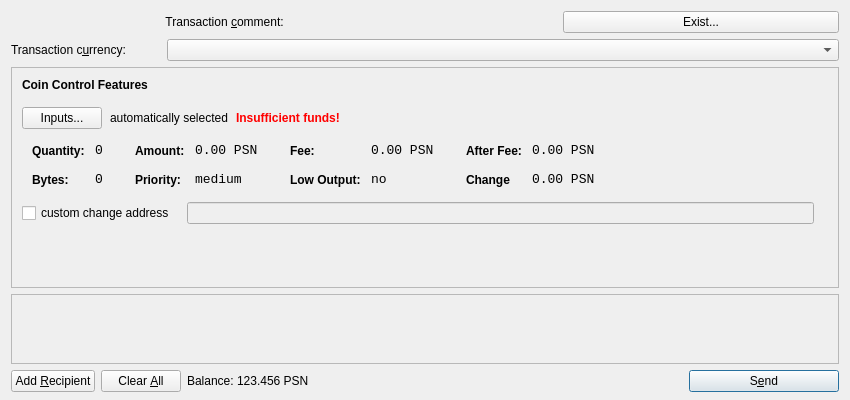
<?xml version="1.0" encoding="UTF-8"?>
<ui version="4.0">
 <class>SendCoinsDialog</class>
 <widget class="QDialog" name="SendCoinsDialog">
  <property name="geometry">
   <rect>
    <x>0</x>
    <y>0</y>
    <width>850</width>
    <height>400</height>
   </rect>
  </property>
  <property name="windowTitle">
   <string>Send Coins</string>
  </property>
  <layout class="QVBoxLayout" name="verticalLayout" stretch="0,0,1,0,0">
   <property name="bottomMargin">
    <number>8</number>
   </property>
   <item>
    <layout class="QHBoxLayout" name="horizontalLayoutTxComment">
     <property name="spacing">
      <number>0</number>
     </property>
     <item>
      <widget class="QLabel" name="labelTxComment">
       <property name="text">
        <string>Transaction &amp;comment: </string>
       </property>
       <property name="alignment">
        <set>Qt::AlignLeading|Qt::AlignLeft|Qt::AlignRight|Qt::AlignTrailing|Qt::AlignVCenter</set>
       </property>
       <property name="buddy">
        <cstring>editTxComment</cstring>
       </property>
      </widget>
     </item>
     <item>
      <widget class="QValidatedLineEdit" name="editTxComment" native="true">
       <property name="enabled">
        <bool>true</bool>
       </property>
       <property name="toolTip">
        <string>Enter a transaction comment (Note: this information is public)</string>
       </property>
      </widget>
     </item>
     <item>
      <widget class="QPushButton" name="pushButtonServices">
       <property name="styleSheet">
        <string notr="true"/>
       </property>
       <property name="text">
        <string>Exist...</string>
       </property>
      </widget>
     </item>
    </layout>
   </item>
   <item>
    <layout class="QHBoxLayout" name="horizontalLayout_3">
     <item>
      <widget class="QLabel" name="label_2">
       <property name="maximumSize">
        <size>
         <width>150</width>
         <height>16777215</height>
        </size>
       </property>
       <property name="text">
        <string>Transaction c&amp;urrency:</string>
       </property>
       <property name="buddy">
        <cstring>comboCurrency</cstring>
       </property>
      </widget>
     </item>
     <item>
      <widget class="QComboBox" name="comboCurrency"/>
     </item>
    </layout>
   </item>
   <item>
    <widget class="QFrame" name="frameCoinControl">
     <property name="sizePolicy">
      <sizepolicy hsizetype="Expanding" vsizetype="Expanding">
       <horstretch>0</horstretch>
       <verstretch>0</verstretch>
      </sizepolicy>
     </property>
     <property name="maximumSize">
      <size>
       <width>16777215</width>
       <height>16777215</height>
      </size>
     </property>
     <property name="frameShape">
      <enum>QFrame::StyledPanel</enum>
     </property>
     <property name="frameShadow">
      <enum>QFrame::Sunken</enum>
     </property>
     <layout class="QVBoxLayout" name="verticalLayoutCoinControl2">
      <property name="spacing">
       <number>6</number>
      </property>
      <property name="leftMargin">
       <number>0</number>
      </property>
      <property name="topMargin">
       <number>0</number>
      </property>
      <property name="rightMargin">
       <number>0</number>
      </property>
      <property name="bottomMargin">
       <number>6</number>
      </property>
      <item>
       <layout class="QVBoxLayout" name="verticalLayoutCoinControl" stretch="0,0,0,0,1">
        <property name="spacing">
         <number>0</number>
        </property>
        <property name="leftMargin">
         <number>10</number>
        </property>
        <property name="topMargin">
         <number>10</number>
        </property>
        <item>
         <layout class="QHBoxLayout" name="horizontalLayoutCoinControl1">
          <property name="bottomMargin">
           <number>15</number>
          </property>
          <item>
           <widget class="QLabel" name="labelCoinControlFeatures">
            <property name="sizePolicy">
             <sizepolicy hsizetype="Preferred" vsizetype="Maximum">
              <horstretch>0</horstretch>
              <verstretch>0</verstretch>
             </sizepolicy>
            </property>
            <property name="font">
             <font>
              <weight>75</weight>
              <bold>true</bold>
             </font>
            </property>
            <property name="styleSheet">
             <string notr="true">font-weight:bold;</string>
            </property>
            <property name="text">
             <string>Coin Control Features</string>
            </property>
           </widget>
          </item>
         </layout>
        </item>
        <item>
         <layout class="QHBoxLayout" name="horizontalLayoutCoinControl2" stretch="0,0,0,0">
          <property name="spacing">
           <number>8</number>
          </property>
          <property name="bottomMargin">
           <number>10</number>
          </property>
          <item>
           <widget class="QPushButton" name="pushButtonCoinControl">
            <property name="styleSheet">
             <string notr="true"/>
            </property>
            <property name="text">
             <string>Inputs...</string>
            </property>
           </widget>
          </item>
          <item>
           <widget class="QLabel" name="labelCoinControlAutomaticallySelected">
            <property name="text">
             <string>automatically selected</string>
            </property>
            <property name="margin">
             <number>5</number>
            </property>
           </widget>
          </item>
          <item>
           <widget class="QLabel" name="labelCoinControlInsuffFunds">
            <property name="font">
             <font>
              <weight>75</weight>
              <bold>true</bold>
             </font>
            </property>
            <property name="styleSheet">
             <string notr="true">color:red;font-weight:bold;</string>
            </property>
            <property name="text">
             <string>Insufficient funds!</string>
            </property>
            <property name="margin">
             <number>5</number>
            </property>
           </widget>
          </item>
          <item>
           <spacer name="horizontalSpacerCoinControl">
            <property name="orientation">
             <enum>Qt::Horizontal</enum>
            </property>
            <property name="sizeHint" stdset="0">
             <size>
              <width>40</width>
              <height>1</height>
             </size>
            </property>
           </spacer>
          </item>
         </layout>
        </item>
        <item>
         <widget class="QWidget" name="widgetCoinControl" native="true">
          <property name="sizePolicy">
           <sizepolicy hsizetype="Preferred" vsizetype="Preferred">
            <horstretch>0</horstretch>
            <verstretch>0</verstretch>
           </sizepolicy>
          </property>
          <property name="minimumSize">
           <size>
            <width>0</width>
            <height>0</height>
           </size>
          </property>
          <property name="styleSheet">
           <string notr="true"/>
          </property>
          <layout class="QHBoxLayout" name="horizontalLayoutCoinControl5">
           <property name="margin">
            <number>0</number>
           </property>
           <item>
            <layout class="QHBoxLayout" name="horizontalLayoutCoinControl3" stretch="0,0,0,1">
             <property name="spacing">
              <number>20</number>
             </property>
             <property name="topMargin">
              <number>0</number>
             </property>
             <property name="bottomMargin">
              <number>10</number>
             </property>
             <item>
              <layout class="QFormLayout" name="formLayoutCoinControl1">
               <property name="horizontalSpacing">
                <number>10</number>
               </property>
               <property name="verticalSpacing">
                <number>14</number>
               </property>
               <property name="leftMargin">
                <number>10</number>
               </property>
               <property name="topMargin">
                <number>4</number>
               </property>
               <property name="rightMargin">
                <number>6</number>
               </property>
               <item row="0" column="0">
                <widget class="QLabel" name="labelCoinControlQuantityText">
                 <property name="styleSheet">
                  <string notr="true">font-weight:bold;</string>
                 </property>
                 <property name="text">
                  <string>Quantity:</string>
                 </property>
                 <property name="margin">
                  <number>0</number>
                 </property>
                </widget>
               </item>
               <item row="0" column="1">
                <widget class="QLabel" name="labelCoinControlQuantity">
                 <property name="font">
                  <font>
                   <family>Monospace</family>
                   <pointsize>10</pointsize>
                  </font>
                 </property>
                 <property name="cursor">
                  <cursorShape>IBeamCursor</cursorShape>
                 </property>
                 <property name="contextMenuPolicy">
                  <enum>Qt::ActionsContextMenu</enum>
                 </property>
                 <property name="text">
                  <string>0</string>
                 </property>
                 <property name="margin">
                  <number>0</number>
                 </property>
                 <property name="textInteractionFlags">
                  <set>Qt::LinksAccessibleByMouse|Qt::TextSelectableByKeyboard|Qt::TextSelectableByMouse</set>
                 </property>
                </widget>
               </item>
               <item row="1" column="0">
                <widget class="QLabel" name="labelCoinControlBytesText">
                 <property name="styleSheet">
                  <string notr="true">font-weight:bold;</string>
                 </property>
                 <property name="text">
                  <string>Bytes:</string>
                 </property>
                </widget>
               </item>
               <item row="1" column="1">
                <widget class="QLabel" name="labelCoinControlBytes">
                 <property name="font">
                  <font>
                   <family>Monospace</family>
                   <pointsize>10</pointsize>
                  </font>
                 </property>
                 <property name="cursor">
                  <cursorShape>IBeamCursor</cursorShape>
                 </property>
                 <property name="contextMenuPolicy">
                  <enum>Qt::ActionsContextMenu</enum>
                 </property>
                 <property name="text">
                  <string>0</string>
                 </property>
                 <property name="textInteractionFlags">
                  <set>Qt::LinksAccessibleByMouse|Qt::TextSelectableByKeyboard|Qt::TextSelectableByMouse</set>
                 </property>
                </widget>
               </item>
              </layout>
             </item>
             <item>
              <layout class="QFormLayout" name="formLayoutCoinControl2">
               <property name="horizontalSpacing">
                <number>10</number>
               </property>
               <property name="verticalSpacing">
                <number>14</number>
               </property>
               <property name="leftMargin">
                <number>6</number>
               </property>
               <property name="topMargin">
                <number>4</number>
               </property>
               <property name="rightMargin">
                <number>6</number>
               </property>
               <item row="0" column="0">
                <widget class="QLabel" name="labelCoinControlAmountText">
                 <property name="styleSheet">
                  <string notr="true">font-weight:bold;</string>
                 </property>
                 <property name="text">
                  <string>Amount:</string>
                 </property>
                 <property name="margin">
                  <number>0</number>
                 </property>
                </widget>
               </item>
               <item row="0" column="1">
                <widget class="QLabel" name="labelCoinControlAmount">
                 <property name="font">
                  <font>
                   <family>Monospace</family>
                   <pointsize>10</pointsize>
                  </font>
                 </property>
                 <property name="cursor">
                  <cursorShape>IBeamCursor</cursorShape>
                 </property>
                 <property name="contextMenuPolicy">
                  <enum>Qt::ActionsContextMenu</enum>
                 </property>
                 <property name="text">
                  <string>0.00 PSN</string>
                 </property>
                 <property name="textInteractionFlags">
                  <set>Qt::LinksAccessibleByMouse|Qt::TextSelectableByKeyboard|Qt::TextSelectableByMouse</set>
                 </property>
                </widget>
               </item>
               <item row="1" column="0">
                <widget class="QLabel" name="labelCoinControlPriorityText">
                 <property name="styleSheet">
                  <string notr="true">font-weight:bold;</string>
                 </property>
                 <property name="text">
                  <string>Priority:</string>
                 </property>
                </widget>
               </item>
               <item row="1" column="1">
                <widget class="QLabel" name="labelCoinControlPriority">
                 <property name="font">
                  <font>
                   <family>Monospace</family>
                   <pointsize>10</pointsize>
                  </font>
                 </property>
                 <property name="cursor">
                  <cursorShape>IBeamCursor</cursorShape>
                 </property>
                 <property name="contextMenuPolicy">
                  <enum>Qt::ActionsContextMenu</enum>
                 </property>
                 <property name="text">
                  <string>medium</string>
                 </property>
                 <property name="textInteractionFlags">
                  <set>Qt::LinksAccessibleByMouse|Qt::TextSelectableByKeyboard|Qt::TextSelectableByMouse</set>
                 </property>
                </widget>
               </item>
              </layout>
             </item>
             <item>
              <layout class="QFormLayout" name="formLayoutCoinControl3">
               <property name="horizontalSpacing">
                <number>10</number>
               </property>
               <property name="verticalSpacing">
                <number>14</number>
               </property>
               <property name="leftMargin">
                <number>6</number>
               </property>
               <property name="topMargin">
                <number>4</number>
               </property>
               <property name="rightMargin">
                <number>6</number>
               </property>
               <item row="0" column="0">
                <widget class="QLabel" name="labelCoinControlFeeText">
                 <property name="styleSheet">
                  <string notr="true">font-weight:bold;</string>
                 </property>
                 <property name="text">
                  <string>Fee:</string>
                 </property>
                 <property name="margin">
                  <number>0</number>
                 </property>
                </widget>
               </item>
               <item row="0" column="1">
                <widget class="QLabel" name="labelCoinControlFee">
                 <property name="font">
                  <font>
                   <family>Monospace</family>
                   <pointsize>10</pointsize>
                  </font>
                 </property>
                 <property name="cursor">
                  <cursorShape>IBeamCursor</cursorShape>
                 </property>
                 <property name="contextMenuPolicy">
                  <enum>Qt::ActionsContextMenu</enum>
                 </property>
                 <property name="text">
                  <string>0.00 PSN</string>
                 </property>
                 <property name="textInteractionFlags">
                  <set>Qt::LinksAccessibleByMouse|Qt::TextSelectableByKeyboard|Qt::TextSelectableByMouse</set>
                 </property>
                </widget>
               </item>
               <item row="1" column="0">
                <widget class="QLabel" name="labelCoinControlLowOutputText">
                 <property name="styleSheet">
                  <string notr="true">font-weight:bold;</string>
                 </property>
                 <property name="text">
                  <string>Low Output:</string>
                 </property>
                </widget>
               </item>
               <item row="1" column="1">
                <widget class="QLabel" name="labelCoinControlLowOutput">
                 <property name="font">
                  <font>
                   <family>Monospace</family>
                   <pointsize>10</pointsize>
                  </font>
                 </property>
                 <property name="cursor">
                  <cursorShape>IBeamCursor</cursorShape>
                 </property>
                 <property name="contextMenuPolicy">
                  <enum>Qt::ActionsContextMenu</enum>
                 </property>
                 <property name="text">
                  <string>no</string>
                 </property>
                 <property name="textInteractionFlags">
                  <set>Qt::LinksAccessibleByMouse|Qt::TextSelectableByKeyboard|Qt::TextSelectableByMouse</set>
                 </property>
                </widget>
               </item>
              </layout>
             </item>
             <item>
              <layout class="QFormLayout" name="formLayoutCoinControl4">
               <property name="horizontalSpacing">
                <number>10</number>
               </property>
               <property name="verticalSpacing">
                <number>14</number>
               </property>
               <property name="leftMargin">
                <number>6</number>
               </property>
               <property name="topMargin">
                <number>4</number>
               </property>
               <property name="rightMargin">
                <number>6</number>
               </property>
               <item row="0" column="0">
                <widget class="QLabel" name="labelCoinControlAfterFeeText">
                 <property name="styleSheet">
                  <string notr="true">font-weight:bold;</string>
                 </property>
                 <property name="text">
                  <string>After Fee:</string>
                 </property>
                 <property name="margin">
                  <number>0</number>
                 </property>
                </widget>
               </item>
               <item row="0" column="1">
                <widget class="QLabel" name="labelCoinControlAfterFee">
                 <property name="font">
                  <font>
                   <family>Monospace</family>
                   <pointsize>10</pointsize>
                  </font>
                 </property>
                 <property name="cursor">
                  <cursorShape>IBeamCursor</cursorShape>
                 </property>
                 <property name="contextMenuPolicy">
                  <enum>Qt::ActionsContextMenu</enum>
                 </property>
                 <property name="text">
                  <string>0.00 PSN</string>
                 </property>
                 <property name="textInteractionFlags">
                  <set>Qt::LinksAccessibleByMouse|Qt::TextSelectableByKeyboard|Qt::TextSelectableByMouse</set>
                 </property>
                </widget>
               </item>
               <item row="1" column="0">
                <widget class="QLabel" name="labelCoinControlChangeText">
                 <property name="styleSheet">
                  <string notr="true">font-weight:bold;</string>
                 </property>
                 <property name="text">
                  <string>Change</string>
                 </property>
                </widget>
               </item>
               <item row="1" column="1">
                <widget class="QLabel" name="labelCoinControlChange">
                 <property name="font">
                  <font>
                   <family>Monospace</family>
                   <pointsize>10</pointsize>
                  </font>
                 </property>
                 <property name="cursor">
                  <cursorShape>IBeamCursor</cursorShape>
                 </property>
                 <property name="contextMenuPolicy">
                  <enum>Qt::ActionsContextMenu</enum>
                 </property>
                 <property name="text">
                  <string>0.00 PSN</string>
                 </property>
                 <property name="textInteractionFlags">
                  <set>Qt::LinksAccessibleByMouse|Qt::TextSelectableByKeyboard|Qt::TextSelectableByMouse</set>
                 </property>
                </widget>
               </item>
              </layout>
             </item>
            </layout>
           </item>
          </layout>
         </widget>
        </item>
        <item>
         <layout class="QHBoxLayout" name="horizontalLayoutCoinControl4" stretch="0,0,0">
          <property name="spacing">
           <number>12</number>
          </property>
          <property name="sizeConstraint">
           <enum>QLayout::SetDefaultConstraint</enum>
          </property>
          <property name="topMargin">
           <number>5</number>
          </property>
          <property name="rightMargin">
           <number>5</number>
          </property>
          <item>
           <widget class="QCheckBox" name="checkBoxCoinControlChange">
            <property name="text">
             <string>custom change address</string>
            </property>
           </widget>
          </item>
          <item>
           <widget class="QLineEdit" name="lineEditCoinControlChange">
            <property name="enabled">
             <bool>false</bool>
            </property>
            <property name="sizePolicy">
             <sizepolicy hsizetype="Expanding" vsizetype="Fixed">
              <horstretch>0</horstretch>
              <verstretch>0</verstretch>
             </sizepolicy>
            </property>
           </widget>
          </item>
          <item>
           <widget class="QLabel" name="labelCoinControlChangeLabel">
            <property name="sizePolicy">
             <sizepolicy hsizetype="Preferred" vsizetype="Expanding">
              <horstretch>0</horstretch>
              <verstretch>0</verstretch>
             </sizepolicy>
            </property>
            <property name="minimumSize">
             <size>
              <width>0</width>
              <height>0</height>
             </size>
            </property>
            <property name="text">
             <string/>
            </property>
            <property name="margin">
             <number>3</number>
            </property>
           </widget>
          </item>
         </layout>
        </item>
        <item>
         <spacer name="verticalSpacerCoinControl">
          <property name="orientation">
           <enum>Qt::Vertical</enum>
          </property>
          <property name="sizeHint" stdset="0">
           <size>
            <width>800</width>
            <height>1</height>
           </size>
          </property>
         </spacer>
        </item>
       </layout>
      </item>
     </layout>
    </widget>
   </item>
   <item>
    <widget class="QScrollArea" name="scrollArea">
     <property name="widgetResizable">
      <bool>true</bool>
     </property>
     <widget class="QWidget" name="scrollAreaWidgetContents">
      <property name="geometry">
       <rect>
        <x>0</x>
        <y>0</y>
        <width>830</width>
        <height>76</height>
       </rect>
      </property>
      <layout class="QVBoxLayout" name="verticalLayout_2">
       <property name="margin">
        <number>0</number>
       </property>
       <item>
        <layout class="QVBoxLayout" name="entries">
         <property name="spacing">
          <number>6</number>
         </property>
        </layout>
       </item>
       <item>
        <spacer name="verticalSpacer">
         <property name="orientation">
          <enum>Qt::Vertical</enum>
         </property>
         <property name="sizeHint" stdset="0">
          <size>
           <width>20</width>
           <height>40</height>
          </size>
         </property>
        </spacer>
       </item>
      </layout>
     </widget>
    </widget>
   </item>
   <item>
    <layout class="QHBoxLayout" name="horizontalLayout">
     <item>
      <widget class="QPushButton" name="addButton">
       <property name="toolTip">
        <string>Send to multiple recipients at once</string>
       </property>
       <property name="text">
        <string>Add &amp;Recipient</string>
       </property>
       <property name="icon">
        <iconset resource="../bitcoin.qrc">
         <normaloff>:/icons/add</normaloff>:/icons/add</iconset>
       </property>
       <property name="autoDefault">
        <bool>false</bool>
       </property>
      </widget>
     </item>
     <item>
      <widget class="QPushButton" name="clearButton">
       <property name="sizePolicy">
        <sizepolicy hsizetype="Minimum" vsizetype="Fixed">
         <horstretch>0</horstretch>
         <verstretch>0</verstretch>
        </sizepolicy>
       </property>
       <property name="toolTip">
        <string>Remove all transaction fields</string>
       </property>
       <property name="text">
        <string>Clear &amp;All</string>
       </property>
       <property name="icon">
        <iconset resource="../bitcoin.qrc">
         <normaloff>:/icons/remove</normaloff>:/icons/remove</iconset>
       </property>
       <property name="autoRepeatDelay">
        <number>300</number>
       </property>
       <property name="autoDefault">
        <bool>false</bool>
       </property>
      </widget>
     </item>
     <item>
      <layout class="QHBoxLayout" name="horizontalLayout_2">
       <property name="spacing">
        <number>3</number>
       </property>
       <item>
        <widget class="QLabel" name="label">
         <property name="sizePolicy">
          <sizepolicy hsizetype="Preferred" vsizetype="Fixed">
           <horstretch>0</horstretch>
           <verstretch>0</verstretch>
          </sizepolicy>
         </property>
         <property name="text">
          <string>Balance:</string>
         </property>
        </widget>
       </item>
       <item>
        <widget class="QLabel" name="labelBalance">
         <property name="sizePolicy">
          <sizepolicy hsizetype="Preferred" vsizetype="Fixed">
           <horstretch>0</horstretch>
           <verstretch>0</verstretch>
          </sizepolicy>
         </property>
         <property name="cursor">
          <cursorShape>IBeamCursor</cursorShape>
         </property>
         <property name="text">
          <string>123.456 PSN</string>
         </property>
         <property name="textInteractionFlags">
          <set>Qt::LinksAccessibleByMouse|Qt::TextSelectableByKeyboard|Qt::TextSelectableByMouse</set>
         </property>
        </widget>
       </item>
      </layout>
     </item>
     <item>
      <spacer name="horizontalSpacer">
       <property name="orientation">
        <enum>Qt::Horizontal</enum>
       </property>
       <property name="sizeHint" stdset="0">
        <size>
         <width>40</width>
         <height>20</height>
        </size>
       </property>
      </spacer>
     </item>
     <item>
      <widget class="QPushButton" name="sendButton">
       <property name="minimumSize">
        <size>
         <width>150</width>
         <height>0</height>
        </size>
       </property>
       <property name="toolTip">
        <string>Confirm the send action</string>
       </property>
       <property name="text">
        <string>S&amp;end</string>
       </property>
       <property name="icon">
        <iconset resource="../bitcoin.qrc">
         <normaloff>:/icons/send</normaloff>:/icons/send</iconset>
       </property>
       <property name="default">
        <bool>true</bool>
       </property>
      </widget>
     </item>
    </layout>
   </item>
  </layout>
 </widget>
 <customwidgets>
  <customwidget>
   <class>QValidatedLineEdit</class>
   <extends>QWidget</extends>
   <header>qvalidatedlineedit.h</header>
  </customwidget>
 </customwidgets>
 <resources>
  <include location="../bitcoin.qrc"/>
 </resources>
 <connections/>
</ui>
